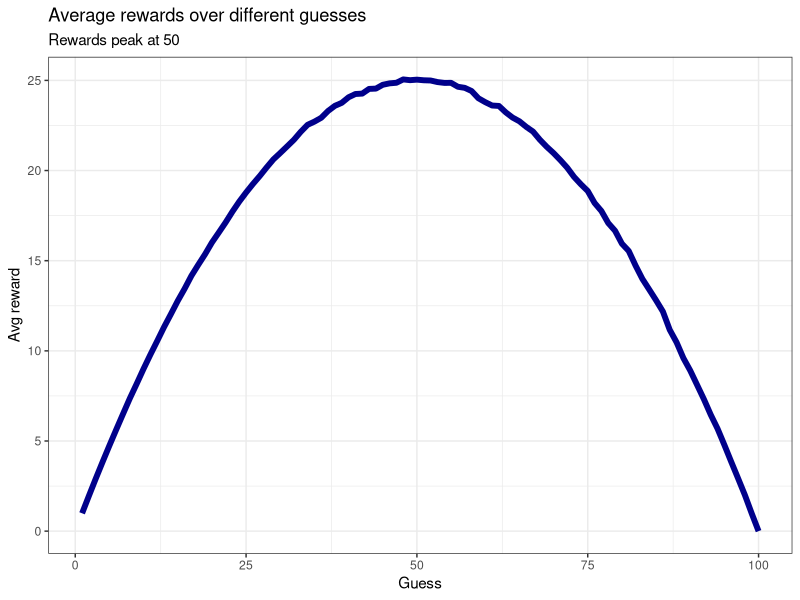

Generate this figure with R:
## ---- chunk 1
library(ggplot2)
## ---- chunk 2
nsim <- 1e5
rewards <- rep(NaN,100)

for (n in 1:100) { # loop over (discrete) guesses
  cumreward <- 0
  for (s in 1:nsim) { # loop through simulated rewards
    if (n < 100*runif(1)) {
      cumreward <- cumreward+n
    }
  } # for s 
  rewards[n] <- cumreward/nsim 
} # for n
## ---- chunk 3
tempdf <- data.frame(rewards, 1:100)
colnames(tempdf) <- c('reward','guess')

ggplot(tempdf, aes(x=guess,y=reward)) + geom_line(color='darkblue', size=2) +
         labs(x='Guess',
            y='Avg reward',
            title='Average rewards over different guesses',
            subtitle='Rewards peak at 50') + theme_bw() 
